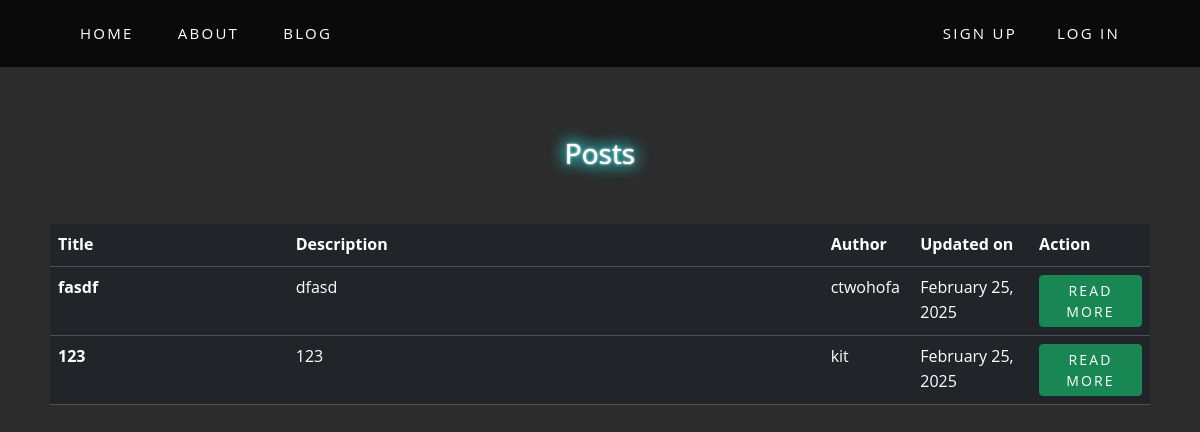
Page /post/ on the committed database.
### posts/models.py (models this page shows, shortened)
class Post(models.Model):
    title = models.CharField(max_length=128)
    subtitle = models.CharField(max_length=256)
    body = models.TextField()
    author = models.ForeignKey(
        get_user_model(),
        on_delete=models.CASCADE #delete key if reocrd is deleted
    )
    status=models.ForeignKey(
        Status,
        on_delete=models.CASCADE #tell us waht django should when this fkey is deleted
    )
    created_on = models.DateTimeField(auto_now_add=True)

### posts/views.py (the view)
# urls.py: path("",views.PostListView.as_view(), name="list"),
class PostListView(ListView):
    template_name = "posts/list.html"
    model = Post
    context_object_name = "posts"
    def get_context_data(self, **kwargs): #kwargs=keywarod argument, dictionary retriving
        context=super().get_context_data(**kwargs)
        published = Status.objects.get(name="published")
        context["post_list"]=(
            Post.objects
            .filter(status=published)
            .order_by("created_on").reverse()
        )
        return context

### templates/posts/list.html (shortened to what this page needs)
{% extends "base.html" %}
{% block content %}
<div class="login-form">
  <h1 class="text-center">Posts</h1>
  <br>
        <table class="table table-dark">
            <thead>
                <tr>
                    <th scope="col" style="width: 20%;">Title</th>
                    <th scope="col" style="width: 45%;">Description</th>
                    <th scope="col" style="width: 5%;">Author</th>
                    <th scope="col" style="width: 10%;">Updated on</th>
                    <th scope="col" style="width: 10%;">Action</th>
                </tr>
            </thead>
            <tbody>
                {% for post in post_list %}
                <tr>
                    <th scope="row" style="width: 20%;">{{ post.title }}</th>
                    <td style="width: 45%;">{{ post.body|truncatechars:64 }}</td>
                    <td style="width: 5%;">{{ post.author }}</td>
                    <td style="width: 10%;">{{ post.created_on|date:"F d, Y" }}</td>
                    <td style="width: 10%;"><a href="{% url 'detail' post.id %}" class="btn btn-success btn-sm">Read more</a></td>
                </tr>
                {% endfor %}
            </tbody>
        </table>
    </div>
{% endblock content %}

### static/css/base.css (style rules this page uses)
* { margin: 0; padding: 0; box-sizing: border-box; }
body { font-family: "Open Sans", sans-serif; background-color: #2c2c2c; color: #ffffff; line-height: 1.6; }
a { color: #fff; text-transform: uppercase; text-decoration: none; letter-spacing: 0.15em; display: inline-block; padding: 15px 20px; position: relative; }
h1 { padding: 20px; font-size: 28px !important; text-shadow: 0 0 1px #fff, 0 0 3px #fff, 0 0 15px #0ff, 0 0 18px #0ff, 0 0 19px #929292; }
.login-form { padding: 50px; }

### rows in the picture
Post: title "fasdf", body "dfasd", author "ctwohofa", created_on "February 25, 2025"
Post: title "123", body "123", author "kit", created_on "February 25, 2025"
